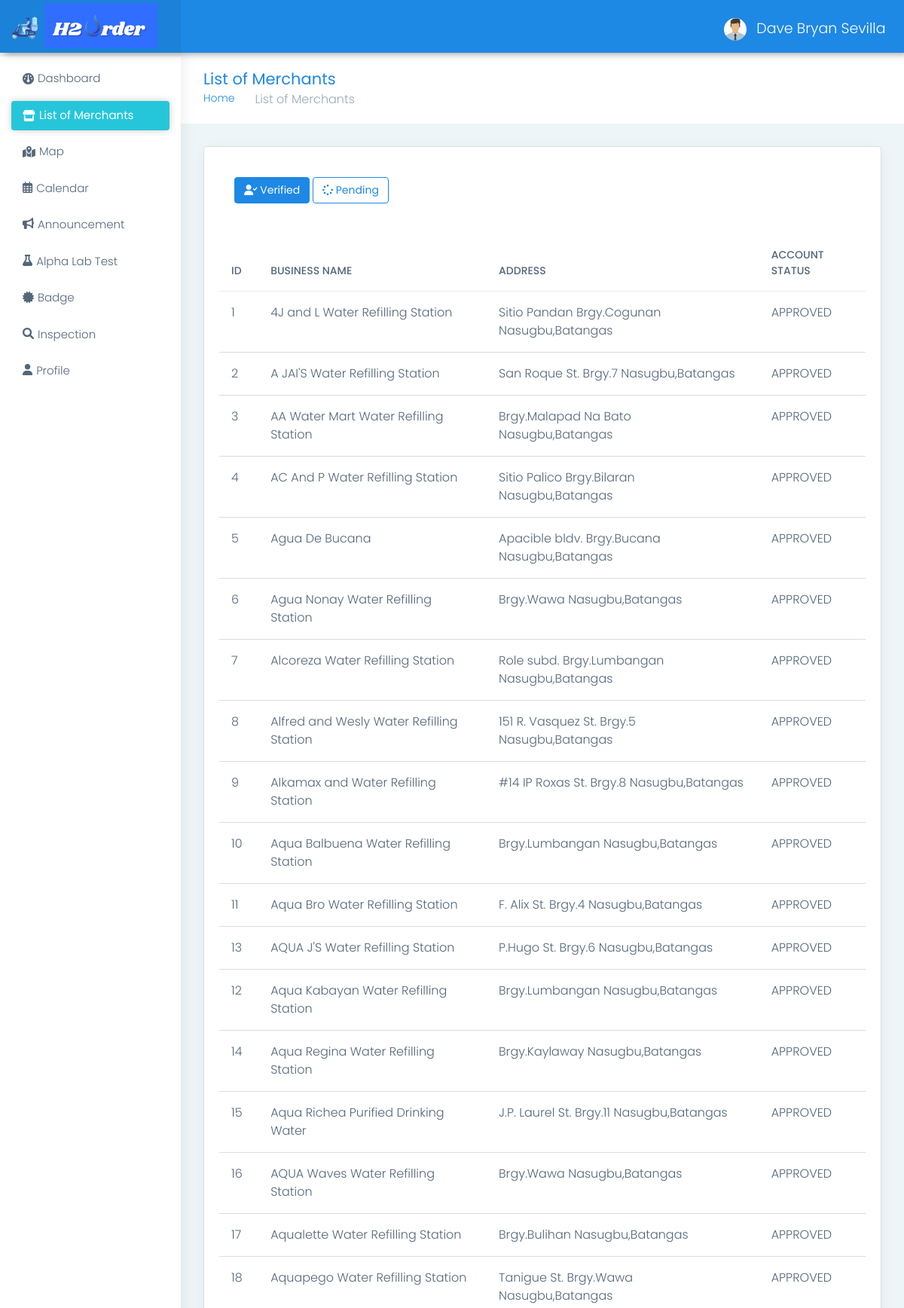
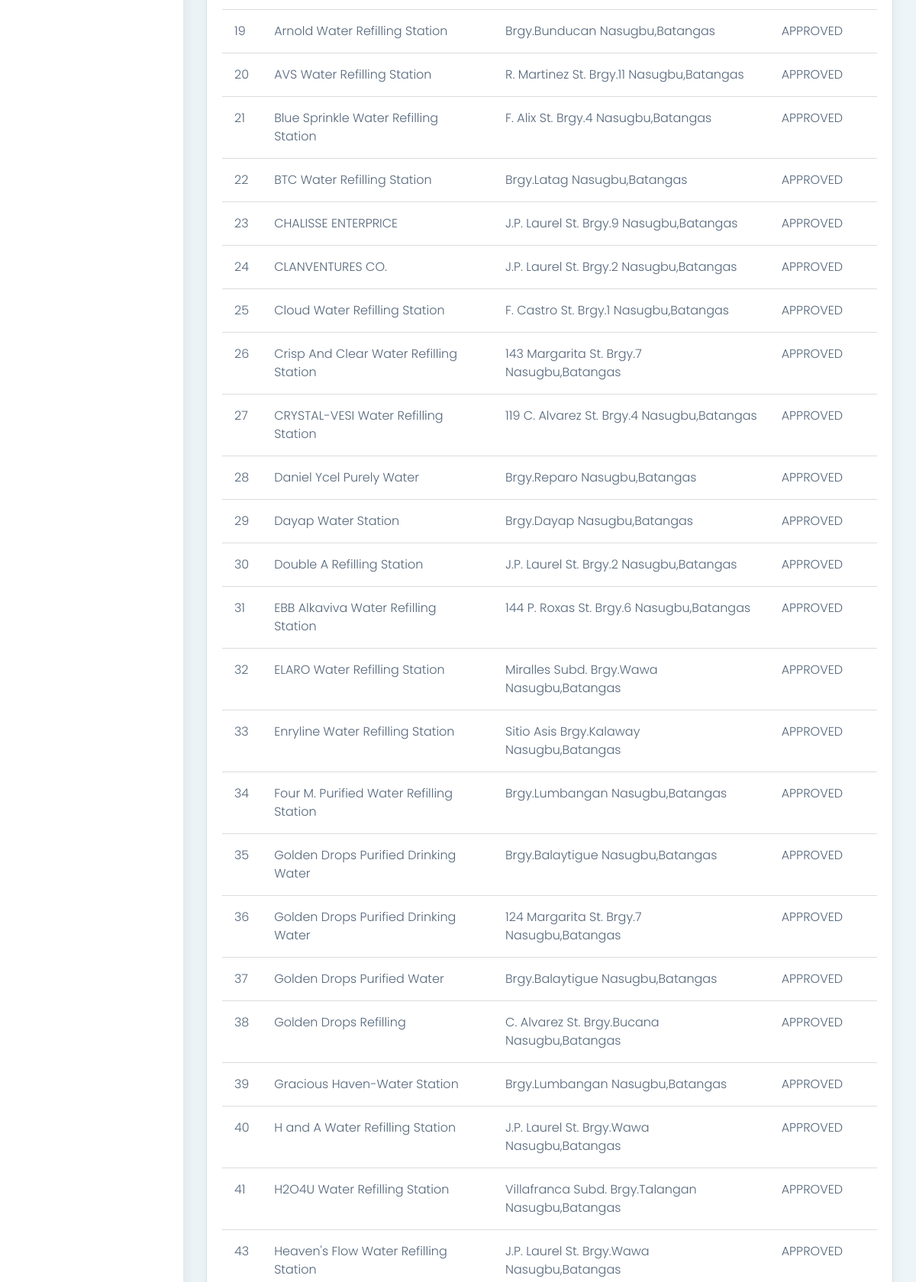
Page /admin/merchant_list.php (signed in, upper part) on the committed database (2 pictures, top to bottom).
### tables this page shows
CREATE TABLE `merchant` (
  `merchant_id` int(11) NOT NULL,
  `username` varchar(255) NOT NULL,
  `password` varchar(255) NOT NULL,
  `business_name` varchar(255) NOT NULL,
  `owner` varchar(255) NOT NULL,
  `address` varchar(255) NOT NULL,
  `barangay` varchar(255) NOT NULL,
  `email` varchar(255) NOT NULL,
  `contact_number` varchar(255) NOT NULL,
  `image` varchar(255) NOT NULL,
  `latitude` varchar(255) NOT NULL,
  `longitude` varchar(255) NOT NULL,
  `opening` time NOT NULL,
  `closing` time NOT NULL,
  `status` varchar(255) NOT NULL
);

### admin/name.php (called while the page is built, shortened)
<?php
	require 'connect.php';
	$query = $conn->query("SELECT * FROM `admin` WHERE `admin_id` = '$_SESSION[admin_id]'") or die(mysqli_error());
	$fetch = $query->fetch_array();
?>

### admin/merchant_list.php (the view, shortened to what this page needs)
<!DOCTYPE html>
<?php
    require 'name.php';
?>
<html dir="ltr" lang="en">
<head>
    <link href="css/style.min.css" rel="stylesheet">
<link rel="stylesheet" href="https://cdn.datatables.net/1.10.21/css/dataTables.bootstrap4.min.css">
 <link rel='stylesheet' href='https://cdn.datatables.net/buttons/1.2.2/css/buttons.bootstrap.min.css'>
<link rel='stylesheet' href='https://cdn.datatables.net/1.10.24/css/jquery.dataTables.min.css'>
<link rel='stylesheet' href='https://cdn.datatables.net/datetime/1.0.3/css/dataTables.dateTime.min.css'>
</head>
<body>
    <div id="main-wrapper" data-layout="vertical" data-navbarbg="skin5" data-sidebartype="full"
        data-sidebar-position="absolute" data-header-position="absolute" data-boxed-layout="full">
        <header class="topbar" data-navbarbg="skin6">
            <nav class="navbar top-navbar navbar-expand-md navbar-dark">
                <div class="navbar-header" data-logobg="skin6">
                   <a class="navbar-brand ms-4" href="adminhome.php">
                        <b class="logo-icon">
                            <img src="assets/images/logo.png" style="height: 60px; margin-top: 15px; margin-left:-20px" alt="homepage" class="dark-logo" />
                        </b>
                        <span class="logo-text">
                            <img src="assets/images/H3.png" style="width: 150px; margin-left: -10px;margin-top:-10px" alt="homepage" class="dark-logo" />
                        </span>
                    </a>
                </div>
                <div class="navbar-collapse collapse" id="navbarSupportedContent" data-navbarbg="skin5">
                    <ul class="navbar-nav me-auto mt-md-0 ">
                        <li class="nav-item search-box">
                            <a class="nav-link text-muted" href="javascript:void(0)"><i class="ti-search"></i></a>
                        </li>
                    </ul>
                    <ul class="navbar-nav">
                        <li class="nav-item dropdown">
                            <a class="nav-link dropdown-toggle text-muted waves-effect waves-dark" href="#" id="navbarDropdown" role="button" data-bs-toggle="dropdown" aria-expanded="false">
                                <img src = "photo/<?php echo $fetch['photo']?>" alt="user" class="profile-pic me-2">
                                <?php echo $fetch['name']?>
                            </a>
                        </li>
                    </ul>
                </div>
            </nav>
        </header>
        <aside class="left-sidebar" data-sidebarbg="skin6">
            <div class="scroll-sidebar">
                 <?php include 'navbar.php' ?>
            </div>
        </aside>
        <div class="page-wrapper">
            <div class="page-breadcrumb">
                <div class="row align-items-center">
                    <div class="col-md-6 col-8 align-self-center">
                        <h3 class="page-title mb-0 p-0">List of Merchants</h3>
                        <div class="d-flex align-items-center">
                            <nav aria-label="breadcrumb">
                                <ol class="breadcrumb">
                                    <li class="breadcrumb-item"><a href="#">Home</a></li>
                                    <li class="breadcrumb-item active" aria-current="page">List of Merchants</li>
                                </ol>
                            </nav>
                        </div>
                    </div>
                </div>
            </div>
            <div class="container-fluid">
                <div class="row">
                    <div class="col-sm-12">
                        <div class="card">
                            <div class="card-body">
                                <div class="table-responsive">
<a  class = "btn btn-info" href = "merchant_list.php"
 style="margin-left:20px; color:white;margin-top:20px;">
 <i class = "fas fa-user-check"></i>
                    Verified </a>
<a class="btn btn-outline-info" href = "pending_merchant_list.php" style="margin-top: 20px">
    <i class = "fa fa-spinner fa-spin"></i> Pending </a>
 <br><br>
     <br>
                                    <table id="table" class="table user-table">
                                        <thead>
                                            <tr>
                                                <th class="border-top-0">ID</th>
                                                <th class="border-top-0">BUSINESS NAME</th>
                                                <th class="border-top-0">ADDRESS</th>
                                                <th class="border-top-0">ACCOUNT STATUS</th>
                                            </tr>
                                        </thead>
                                        <tbody>
                                             <?php
                                                 $query = $conn->query("SELECT *
                                                 FROM merchant
                                                 WHERE status='approved'
                                                 ORDER BY business_name ASC ") or die(mysqli_error());
                                                 while($fetch = $query->fetch_array()){
                                              ?>
                                            <tr>
                                                <td><?php echo $fetch['merchant_id']?></td>
                                                <td><?php echo $fetch['business_name']?></td>
                                                <td><?php echo $fetch['address']?> <?php echo $fetch['barangay']?> Nasugbu,Batangas</td>
                                                <td><?php echo strtoupper($fetch['status'])?></td>
                                            </tr>
                                             <?php
                                                }
                                              ?>
                                            </tbody>
                                        </table>
                                    </div>
                                </div>
                            </div>
                        </div>
                    </div>
            </div>
        </div>
    </div>
</body>
</html>

### admin/merchant_list.php (style rules this page uses)
tbody, td, tfoot, th, thead, tr { border-color: #DCDCDC; border-style:solid; border-width: 0; }
.btn-info { color: white; }

### rows in the picture
merchant: merchant_id "1", business_name "4J and L Water Refilling Station", address "Sitio Pandan", barangay "Brgy.Cogunan", status "APPROVED"
merchant: merchant_id "2", business_name "A JAI'S Water Refilling Station", address "San Roque St.", barangay "Brgy.7", status "APPROVED"
merchant: merchant_id "3", business_name "AA Water Mart Water Refilling Station", barangay "Brgy.Malapad Na Bato", status "APPROVED"
merchant: merchant_id "4", business_name "AC And P Water Refilling Station", address "Sitio Palico", barangay "Brgy.Bilaran", status "APPROVED"
merchant: merchant_id "5", business_name "Agua De Bucana", address "Apacible bldv.", barangay "Brgy.Bucana", status "APPROVED"
merchant: merchant_id "6", business_name "Agua Nonay Water Refilling Station", barangay "Brgy.Wawa", status "APPROVED"
merchant: merchant_id "7", business_name "Alcoreza Water Refilling Station", address "Role subd.", barangay "Brgy.Lumbangan", status "APPROVED"
merchant: merchant_id "8", business_name "Alfred and Wesly Water Refilling Station", address "151 R. Vasquez St.", barangay "Brgy.5", status "APPROVED"
merchant: merchant_id "9", business_name "Alkamax and Water Refilling Station", address "#14 IP Roxas St.", barangay "Brgy.8", status "APPROVED"
merchant: merchant_id "10", business_name "Aqua Balbuena Water Refilling Station", barangay "Brgy.Lumbangan", status "APPROVED"
merchant: merchant_id "11", business_name "Aqua Bro Water Refilling Station", address "F. Alix St.", barangay "Brgy.4", status "APPROVED"
merchant: merchant_id "13", business_name "AQUA J'S Water Refilling Station", address "P.Hugo St.", barangay "Brgy.6", status "APPROVED"
merchant: merchant_id "12", business_name "Aqua Kabayan Water Refilling Station", barangay "Brgy.Lumbangan", status "APPROVED"
merchant: merchant_id "14", business_name "Aqua Regina Water Refilling Station", barangay "Brgy.Kaylaway", status "APPROVED"
merchant: merchant_id "15", business_name "Aqua Richea Purified Drinking Water", address "J.P. Laurel St.", barangay "Brgy.11", status "APPROVED"
merchant: merchant_id "16", business_name "AQUA Waves Water Refilling Station", barangay "Brgy.Wawa", status "APPROVED"
merchant: merchant_id "17", business_name "Aqualette Water Refilling Station", barangay "Brgy.Bulihan", status "APPROVED"
merchant: merchant_id "18", business_name "Aquapego Water Refilling Station", address "Tanigue St.", barangay "Brgy.Wawa", status "APPROVED"
merchant: merchant_id "19", business_name "Arnold Water Refilling Station", barangay "Brgy.Bunducan", status "APPROVED"
merchant: merchant_id "20", business_name "AVS Water Refilling Station", address "R. Martinez St.", barangay "Brgy.11", status "APPROVED"
merchant: merchant_id "21", business_name "Blue Sprinkle Water Refilling Station", address "F. Alix St.", barangay "Brgy.4", status "APPROVED"
merchant: merchant_id "22", business_name "BTC Water Refilling Station", barangay "Brgy.Latag", status "APPROVED"
merchant: merchant_id "23", business_name "CHALISSE ENTERPRICE", address "J.P. Laurel St.", barangay "Brgy.9", status "APPROVED"
merchant: merchant_id "24", business_name "CLANVENTURES CO.", address "J.P. Laurel St.", barangay "Brgy.2", status "APPROVED"
merchant: merchant_id "25", business_name "Cloud Water Refilling Station", address "F. Castro St.", barangay "Brgy.1", status "APPROVED"
merchant: merchant_id "26", business_name "Crisp And Clear Water Refilling Station", address "143 Margarita St.", barangay "Brgy.7", status "APPROVED"
merchant: merchant_id "27", business_name "CRYSTAL-VESI Water Refilling Station", address "119 C. Alvarez St.", barangay "Brgy.4", status "APPROVED"
merchant: merchant_id "28", business_name "Daniel Ycel Purely Water", barangay "Brgy.Reparo", status "APPROVED"
merchant: merchant_id "29", business_name "Dayap Water Station", barangay "Brgy.Dayap", status "APPROVED"
merchant: merchant_id "30", business_name "Double A Refilling Station", address "J.P. Laurel St.", barangay "Brgy.2", status "APPROVED"
merchant: merchant_id "31", business_name "EBB Alkaviva Water Refilling Station", address "144 P. Roxas St.", barangay "Brgy.6", status "APPROVED"
merchant: merchant_id "32", business_name "ELARO Water Refilling Station", address "Miralles Subd.", barangay "Brgy.Wawa", status "APPROVED"
merchant: merchant_id "33", business_name "Enryline Water Refilling Station", address "Sitio Asis", barangay "Brgy.Kalaway", status "APPROVED"
merchant: merchant_id "34", business_name "Four M. Purified Water Refilling Station", barangay "Brgy.Lumbangan", status "APPROVED"
merchant: merchant_id "35", business_name "Golden Drops Purified Drinking Water", barangay "Brgy.Balaytigue", status "APPROVED"
merchant: merchant_id "36", business_name "Golden Drops Purified Drinking Water", address "124 Margarita St.", barangay "Brgy.7", status "APPROVED"
merchant: merchant_id "37", business_name "Golden Drops Purified Water", barangay "Brgy.Balaytigue", status "APPROVED"
merchant: merchant_id "38", business_name "Golden Drops Refilling", address "C. Alvarez St.", barangay "Brgy.Bucana", status "APPROVED"
merchant: merchant_id "39", business_name "Gracious Haven-Water Station", barangay "Brgy.Lumbangan", status "APPROVED"
merchant: merchant_id "40", business_name "H and A Water Refilling Station", address "J.P. Laurel St.", barangay "Brgy.Wawa", status "APPROVED"
merchant: merchant_id "41", business_name "H2O4U Water Refilling Station", address "Villafranca Subd.", barangay "Brgy.Talangan", status "APPROVED"
merchant: merchant_id "43", business_name "Heaven's Flow Water Refilling Station", address "J.P. Laurel St.", barangay "Brgy.Wawa", status "APPROVED"

### other values in the picture
$fetch['name'] "Dave Bryan Sevilla"
